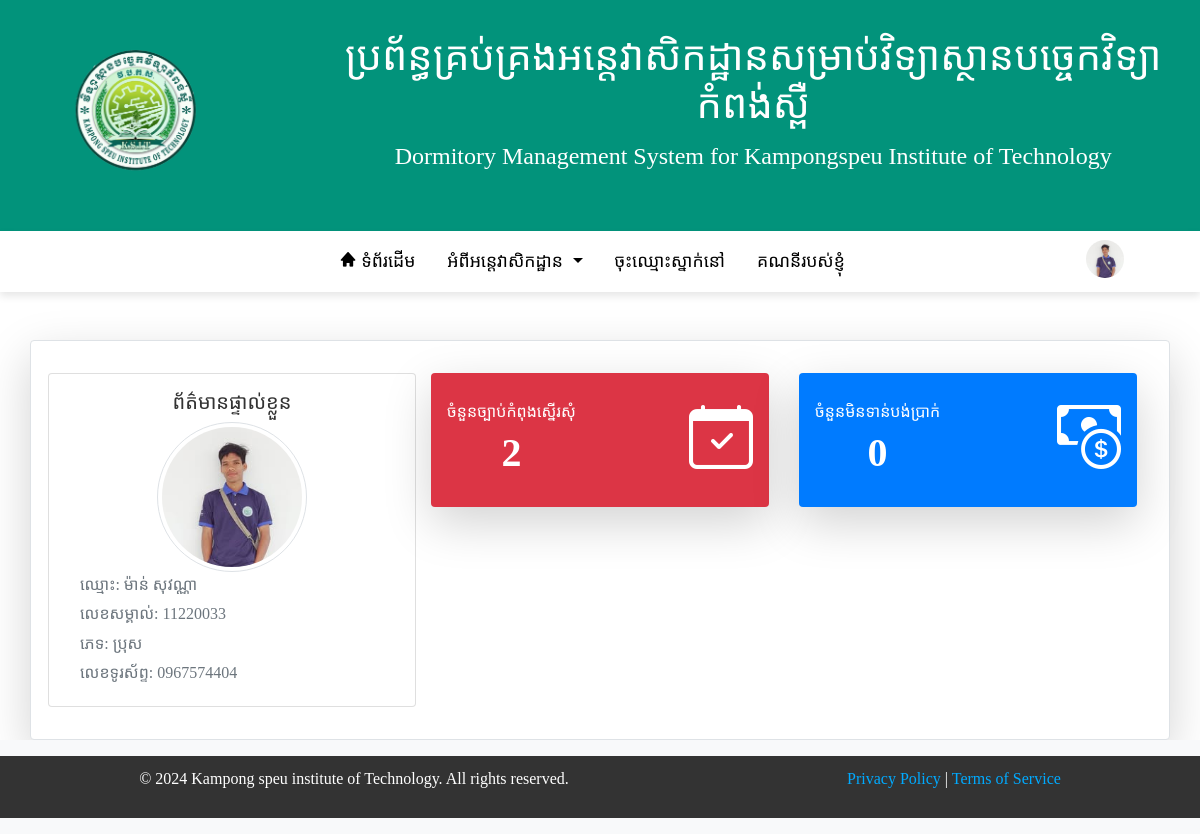
The page /short.php (signed in) on the database its author committed.
### tables this page shows
CREATE TABLE `register` (
  `user_id` int(11) NOT NULL,
  `password` varchar(255) DEFAULT NULL,
  `student_id` varchar(20) DEFAULT NULL,
  `lastname` varchar(50) DEFAULT NULL,
  `name` varchar(50) DEFAULT NULL,
  `username` varchar(50) DEFAULT NULL,
  `gender` enum('ប្រុស','ស្រី') DEFAULT NULL,
  `dob` date DEFAULT NULL,
  `address` text DEFAULT NULL,
  `phone_student` varchar(250) NOT NULL,
  `phone_parent` varchar(20) DEFAULT NULL,
  `skill` varchar(100) DEFAULT NULL,
  `education_level` varchar(100) DEFAULT NULL,
  `year` int(11) DEFAULT NULL,
  `img` varchar(255) NOT NULL,
  `building` varchar(255) NOT NULL,
  `room` int(100) NOT NULL,
  `stay` date DEFAULT NULL,
  `status` enum('មិនអនុញ្ញាត','អនុញ្ញាត','រង់ចាំ','') NOT NULL
);

### short.php (the view, shortened to what this page needs)
<?php
include 'conn_db.php';
$user_id = $_SESSION['user_id'];
$query = "SELECT * FROM register WHERE student_id = ?";
$stmt = $conn->prepare($query);
$stmt->bind_param("i", $user_id);
$stmt->execute();
$result = $stmt->get_result();
if ($result->num_rows === 1) {
	$user = $result->fetch_assoc();
} else {
	echo "User not found.";
	exit();
}
$query_count = "SELECT COUNT(*) as request_count FROM reques_alaw WHERE student_id = ?";
$stmt_count = $conn->prepare($query_count);
$stmt_count->bind_param("i", $user_id);
$stmt_count->execute();
$result_count = $stmt_count->get_result();
$request_count = ($result_count->num_rows === 1) ? $result_count->fetch_assoc()['request_count'] : 0;
?>
<!DOCTYPE html>
<html lang="km">
<head>
	<link rel="stylesheet" href="./css/bootstrap.min.css">
	<link rel="stylesheet" href="./css/bootstrap-icons.css">
</head>
<body>
	<div class="wrapper">
		<?php include('include/header_student.php'); ?>
		<div class="container mt-5 ">
			<div class="row justify-content-center">
				<div class="border rounded p-3 shadow-lg bg-white">
					<div class="row p-3" style="gap: 0px;">
						<div class="card col-md-4 text-center border-1  p-3">
							<div class="h5">ព័ត៌មានផ្ទាល់ខ្លួន</div>
							<picture>
								<source srcset="<?php echo $user['img'] ?: 'img/user1.png'; ?>" type="image/svg+xml">
								<img src="<?php echo $user['img'] ?: 'img/user1.png'; ?>"
									class="img-fluid img-thumbnail rounded-circle" alt="Profile"
									style="width: 150px; height: 150px; object-fit: cover;">
							</picture>
							<div class="mt-3" style="margin-top: 10px;">
								<div class="col-md-12 text-start">
									<p class="text-secondary mb-1">ឈ្មោះ:
										<?php echo htmlspecialchars($user['lastname'].' ' .$user['name']); ?>
									</p>
									<p class="text-secondary mb-1">លេខសម្គាល់:
										<?php echo htmlspecialchars($user['student_id']); ?>
									</p>
									<p class="text-secondary mb-1">ភេទ:
										<?php echo htmlspecialchars($user['gender']); ?>
									</p>
									<p class="text-secondary mb-1">លេខទូរស័ព្ទ:
										<?php echo htmlspecialchars($user['phone_student']); ?>
									</p>
								</div>
							</div>
						</div>
						<div class="col-md-8 mt-3">
							<div class="row">
								<div class="col-md-6 mb-3">
									<div
										class="bg-danger p-3 rounded text-white text-center shadow-lg d-flex align-items-center justify-content-between">
										<div>
											<h6 class="mt-2 nowrap">ចំនួនច្បាប់កំពុងស្នើរសុំ</h6>
											<h1 class="fw-bold"><?php echo $request_count; ?></h1>
										</div>
										<i class="bi bi-calendar-check" style="font-size: 4rem;"></i>
									</div>
								</div>
								<div class="col-md-6 mb-3">
									<div
										class="bg-primary p-3 rounded text-white text-center shadow-lg d-flex align-items-center justify-content-between">
										<div>
											<h6 class="mt-2 nowrap">ចំនួនមិនទាន់បង់ប្រាក់</h6>
											<h1 class="fw-bold">0</h1>
										</div>
										<i class="bi bi-cash-coin" style="font-size: 4rem;"></i>
									</div>
								</div>
							</div>
						</div>
					</div>
				</div>
			</div>
		</div>
		<footer class="bg-light text-center text-muted py-3 mt-auto">
			<?php include('include/footer.php'); ?>
		</footer>
	</div>
</body>
</html>

### style/index.css (style rules this page uses)
body { font-family: 'Khmer OS Siemreap'; line-height: 1.6; color: #333; }
footer { background-color: #333; color: white; padding: 2rem 0; display: flex; justify-content: space-around; flex-wrap: wrap; }
.mt-3, .my-3 { margin-top: 0 !important; }

### short.php (style rules this page uses)
body, html { height: 100%; margin: 0; padding: 0; overflow-x: hidden; }
.wrapper { display: flex; flex-direction: column; min-height: 100vh; }
.nowrap { white-space: nowrap; }

### include/header_student.php (style rules this page uses)
* { margin: 0; padding: 0; box-sizing: border-box; text-decoration: none; list-style: none; scroll-behavior: smooth; font-family: "khmer os siemreap"; }

### include/footer.php (style rules this page uses)
body { margin: 0; font-family: Arial, sans-serif; }

### rows shown on the page
register: img (picture), lastname+name "ម៉ាន់ សុវណ្ណា", student "11220033", gender "ប្រុស", phone_student "0967574404"

### other values the page prints
$request_count "2"
